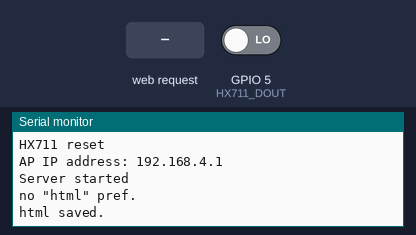
A sketch run on a simulated ESP32. Shown: the last lines printed to the serial monitor. Inputs (shaded band) come from the test bench; at power-on: GPIO 5 (HX711_DOUT) LOW. EEPROM starts erased.

Above: at 1.2 s.
1.3 s: HTTP request GET /js received
At 1.8 s:
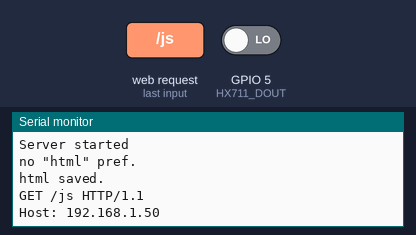
2.8 s: HTTP request GET /adcCount received
At 4.0 s:
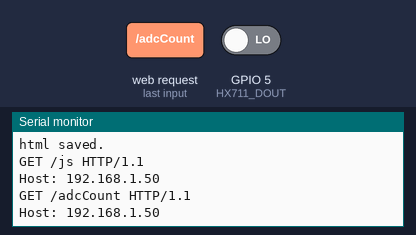
4.3 s: HTTP request GET /config received
At 5.3 s:
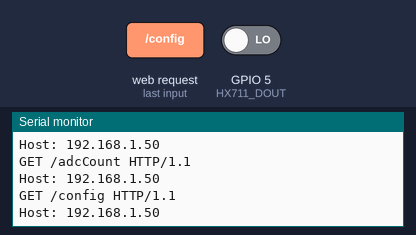
5.8 s: HTTP request GET /flash received
At 6.5 s:
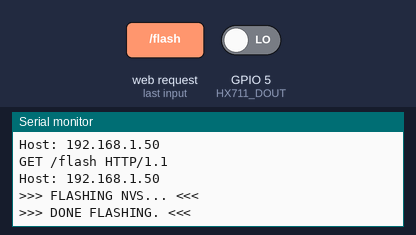
7.3 s: HTTP request GET /settings received
At 8.7 s:
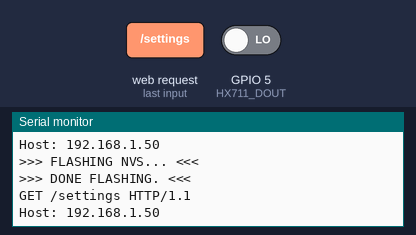

The sketch:

kMKCCGS.ino
```cpp
#include <nvs_flash.h>
#include <Preferences.h>
#include <WiFi.h>
#include <WiFiAP.h>
#include <NetworkClient.h>

#define SERIAL_OUT   Serial.print
#define SERIAL_OUTLN Serial.println
#define HX711_PD_SCK 4
#define HX711_DOUT   5
#define SSR_EN       2
#define PREF_BUF_LEN 3000

#define W_SSID "Angle Of The ~Dangle~"
#define W_PASS "12345678"

#define SVR_FORM "<html><body><textarea id=html rows=10 cols=100 maxlength=3000></textarea><br><script>function submitField(id){var xhr=new XMLHttpRequest();xhr.onreadystatechange=()=>{if(xhr.readyState!==4)return;document.location='/'};xhr.open('POST','/submit/'+id,true);xhr.send(document.getElementById(id).value)}document.getElementById('html').focus();</script><button onclick=\"submitField('html')\">Submit HTML</button><br><textarea id=js rows=10 cols=100 maxlength=3000></textarea><br><button onclick=\"submitField('js')\">Submit JS</button><br><hr><br><textarea rows=3 cols=100>"

Preferences   prefs;
NetworkServer server(80);

void setup() {
	// Serial
	Serial.begin(115200);

	// HX711
	// https://www.digikey.com/htmldatasheets
	// /production/1836471/0/0/1/hx711.html
	pinMode(HX711_PD_SCK, OUTPUT);
	pinMode(HX711_DOUT, INPUT_PULLDOWN);
	digitalWrite(HX711_PD_SCK, HIGH);
	delayMicroseconds(100);
	digitalWrite(HX711_PD_SCK, LOW);
	SERIAL_OUTLN("HX711 reset");

	// SSR
	// https://www.slideshare.net/slideshow
	// /mgr-1-d4840-huimultd/168949900
	pinMode(SSR_EN, OUTPUT);
	digitalWrite(SSR_EN, LOW);

	// WiFi AP mode from Examples
	if (!WiFi.softAP(W_SSID, W_PASS)) {
		log_e("Soft AP creation failed.");
		while (true);
	}
	IPAddress myIP = WiFi.softAPIP();
	SERIAL_OUT("AP IP address: ");
	SERIAL_OUTLN(myIP);

	// HTTP NetworkServer adapted from Examples
	server.begin();
	SERIAL_OUTLN("Server started");

	// prefs to load basic config form
	prefs.begin("wifiScale", false);
	if (!prefs.isKey("html")) {
		SERIAL_OUTLN("no \"html\" pref.");
		prefs.putBytes("html", SVR_FORM, strlen(SVR_FORM));
		SERIAL_OUTLN("html saved.");
	} else {
		SERIAL_OUTLN("\"html\" pref found");
	}
}

void loop() {
	NetworkClient client = server.accept();
	if (!client) return;

	String requestLine = "";
	char   prefByteBuf[PREF_BUF_LEN];
	int    prefByteBufPos = 0;
	int    route = 0;
	bool   isPostRequest = false;
	bool   headersReceived = false;
	uint   contentLength = 0;
	size_t prefByteCount = 0;
	for (int i = 0; i < PREF_BUF_LEN; i++) {
		prefByteBuf[i] = ' ';
	}

	while (client.connected()) {
		if (!client.available()) continue;

		char c = client.read();
		SERIAL_OUT(c);

		if (!headersReceived) {
			bool cont = false;
			cont = headerStuff(c, &requestLine, &headersReceived, &contentLength, &route, &isPostRequest);
			if (headersReceived && !isPostRequest) break;
			if (cont) continue;
		}

		requestLine += c;

		if (headersReceived && isPostRequest) {
			prefByteBuf[prefByteBufPos++] = c;
			if (prefByteBufPos == contentLength)
				// all bytes received
				break;
		}
	}

	// request is done
	switch (route) {
		case 1:
			// GET /
			prefs.getBytes("html", prefByteBuf, PREF_BUF_LEN);
			client.println("HTTP/1.1 200 OK");
			client.println("Content-Type: text/html");
			client.print("Content-Length: ");
			client.println(PREF_BUF_LEN);
			client.println();
			client.write(prefByteBuf, PREF_BUF_LEN);
			break;
		case 2:
			// GET /js
			prefs.getBytes("js", prefByteBuf, PREF_BUF_LEN);
			client.println("HTTP/1.1 200 OK");
			client.println("Content-Type: text/javascript");
			client.print("Content-Length: ");
			client.println(PREF_BUF_LEN);
			client.println();
			client.write(prefByteBuf, PREF_BUF_LEN);
			break;
		case 3:
			// GET /adcCount
			char adcJson[32];
			snprintf(adcJson, sizeof adcJson, "{\"adcCount\":%d}", readAdcCount());
			client.println("HTTP/1.1 200 OK");
			client.println("Content-Type: application/json");
			client.print("Content-Length: ");
			client.println(strlen(adcJson));
			client.println();
			client.print(adcJson);
			break;
		case 4:
			// GET /config
			client.println("HTTP/1.1 200 OK");
			client.println("Content-Type: text/html");
			client.println();
			client.println(SVR_FORM);
			client.println("HTML:");
			prefs.getBytes("html", prefByteBuf, PREF_BUF_LEN);
			client.write(prefByteBuf, PREF_BUF_LEN);
			client.println("JS:");
			prefs.getBytes("js", prefByteBuf, PREF_BUF_LEN);
			client.write(prefByteBuf, PREF_BUF_LEN);
			break;
		case 5:
			// POST /submit/html
			SERIAL_OUTLN(prefByteBuf);
			prefByteCount = prefs.putBytes("html", prefByteBuf, PREF_BUF_LEN);
			client.println("HTTP/1.1 200 OK");
			client.println("Content-Type: text/html");
			client.println();
			client.println(prefByteCount);
			break;
		case 6:
			// POST /submit/js
			SERIAL_OUTLN(prefByteBuf);
			prefByteCount = prefs.putBytes("js", prefByteBuf, PREF_BUF_LEN);
			client.println("HTTP/1.1 200 OK");
			client.println("Content-Type: text/html");
			client.println();
			client.println(prefByteCount);
			break;
		case 7:
			// /flash
			Serial.println(">>> FLASHING NVS... <<<");
			nvs_flash_erase();
			nvs_flash_init();
			Serial.println(">>> DONE FLASHING. <<<");
			client.println("HTTP/1.1 200 OK");
			client.println("Content-Type: text/html");
			client.println();
			break;
		case 8:
			// /switch/on
			Serial.println("switching SSR ON");
			digitalWrite(SSR_EN, HIGH);
			client.println("HTTP/1.1 200 OK");
			client.println("Content-Type: text/html");
			client.println();
			break;
		case 9:
			// /switch/off
			Serial.println("switching SSR OFF");
			digitalWrite(SSR_EN, LOW);
			client.println("HTTP/1.1 200 OK");
			client.println("Content-Type: text/html");
			client.println();
			break;
		case 10:
			// GET /settings
			prefByteCount = prefs.getBytes("settings", prefByteBuf, PREF_BUF_LEN);
			client.println("HTTP/1.1 200 OK");
			client.println("Content-Type: application/json");
			client.print("Content-Length: ");
			client.println(prefByteCount > 0 ? PREF_BUF_LEN : 2);
			client.println();
			if (prefByteCount > 0)
				client.write(prefByteBuf, PREF_BUF_LEN);
			else
				client.println("{}");
			break;
		case 11:
			// POST /settings
			SERIAL_OUTLN(prefByteBuf);
			prefByteCount = prefs.putBytes("settings", prefByteBuf, PREF_BUF_LEN);
			client.println("HTTP/1.1 200 OK");
			client.println("Content-Type: text/html");
			client.println();
			client.println(prefByteCount);
			break;
	}
	client.stop();
}

bool headerStuff(char c, String* requestLine, bool* headersReceived,
		uint* contentLength, int* route, bool* isPostRequest) {
	if ((*requestLine).endsWith("GET /")) {
		*route = 1;
	} else if ((*requestLine).endsWith("GET /js")) {
		*route = 2;
	} else if ((*requestLine).endsWith("GET /adcCount")) {
		*route = 3;
	} else if ((*requestLine).endsWith("GET /config")) {
		*route = 4;
	} else if ((*requestLine).endsWith("POST /submit/html")) {
		*route = 5;
		*isPostRequest = true;
	} else if ((*requestLine).endsWith("POST /submit/js")) {
		*route = 6;
		*isPostRequest = true;
	} else if ((*requestLine).endsWith("GET /flash")) {
		*route = 7;
	} else if ((*requestLine).endsWith("PUT /switch/on")) {
		*route = 8;
	} else if ((*requestLine).endsWith("PUT /switch/off")) {
		*route = 9;
	} else if ((*requestLine).endsWith("GET /settings")) {
		*route = 10;
	} else if ((*requestLine).endsWith("POST /settings")) {
		*route = 11;
		*isPostRequest = true;
	}

	if (c == '\r') {
		// "continue" while loop, read the nest request byte
		return true;
	}

	if (c == '\n' && (*requestLine).startsWith("Content-Length")) {
		// store any request content (request body) length
		*contentLength = getDigits(requestLine);
	}

	if (c == '\n' && (*requestLine).length() > 0) {
		// move on to next header line
		*requestLine = "";
		// "continue" while loop, read the nest request byte
		return true;
	}

	if (c == '\n' && (*requestLine).length() == 0) {
		// headers received,
		// change request mode
		*headersReceived = true;
		// "continue" while loop, read the nest request byte
		return true;
	}

	// keep going & add the request byte to requestLine
	return false;
}

uint getDigits(String* s) {
	SERIAL_OUT("getDigits() of ");
	SERIAL_OUTLN(*s);
	uint val = 0;
	for (int i = 0; i < (*s).length(); i++) {
		if ((*s).charAt(i) < 48 || (*s).charAt(i) > 57)
			continue;
		val = val * 10 + (*s).charAt(i) - 48;
		SERIAL_OUTLN(val);
	}
	return val;
}

int readAdcCount() {
	int bit;
	int twosComp24b = 0x00000000;

	// until ready
	while (digitalRead(HX711_DOUT) == HIGH) {
		delayMicroseconds(1);
	}

	for (int i = 0; i < 24; i++) {
		digitalWrite(HX711_PD_SCK, HIGH);
		delayMicroseconds(2);
		bit = digitalRead(HX711_DOUT);
		digitalWrite(HX711_PD_SCK, LOW);
		delayMicroseconds(2);
		// first bit HIGH => NEGATIVE 2's complement so pad with ones
		if (i == 0 && bit == HIGH) twosComp24b = 0xFF000000;
		twosComp24b |= bit << (23 - i);
	}
	digitalWrite(HX711_PD_SCK, HIGH);
	delayMicroseconds(2);
	digitalWrite(HX711_PD_SCK, LOW);
	return twosComp24b;
}
```

Measured:
- after the input at 1.3 s, the serial monitor: prints a new line at once (image 1)
- after the input at 2.8 s, the serial monitor: prints a new line at once (image 2)
- after the input at 4.3 s, the serial monitor: prints a new line at once (image 3)
- after the input at 5.8 s, the serial monitor: prints a new line at once (image 4)
- after the input at 7.3 s, the serial monitor: prints a new line at once (image 5)
